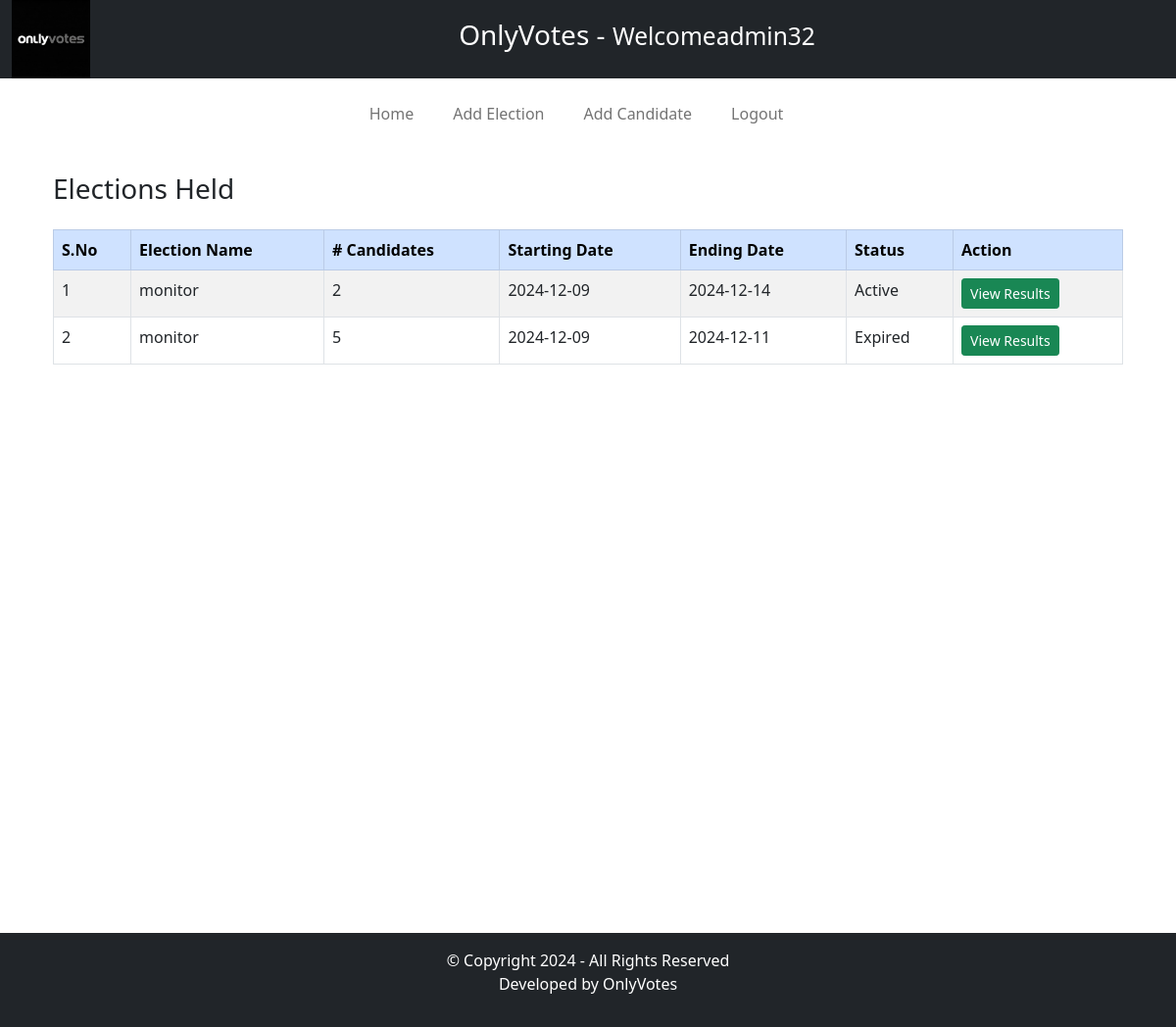
The app's page /admin/index.php?Homepage=1 (signed in) with its own data.
### tables this page shows
CREATE TABLE `elections` (
  `id` int(11) NOT NULL,
  `election_topic` varchar(255) DEFAULT NULL,
  `no_of_candidates` int(11) DEFAULT NULL,
  `starting_date` date DEFAULT NULL,
  `ending_date` date DEFAULT NULL,
  `status` varchar(45) DEFAULT NULL,
  `inserted_by` varchar(255) DEFAULT NULL,
  `inserted_on` date DEFAULT NULL
);

### admin/inc/homepage.php (the view)
<div class="container my-4">
    <div class="row">
        <div class="col-12">
            <h3 class="mb-4">Elections Held</h3>
            <table class="table table-bordered table-striped table-hover">
                <thead class="table-primary">
                    <tr>
                        <th scope="col">S.No</th>
                        <th scope="col">Election Name</th>
                        <th scope="col"># Candidates</th>
                        <th scope="col">Starting Date</th>
                        <th scope="col">Ending Date</th>
                        <th scope="col">Status</th>
                        <th scope="col">Action</th>
                    </tr>
                </thead>
                <tbody>
                    <?php
                        $fetchingData = mysqli_query($db, "SELECT * FROM elections") or die(mysqli_error($db));
                        $isAnyElectionAdded = mysqli_num_rows($fetchingData);
                        if ($isAnyElectionAdded > 0) {
                            $sno = 1;
                            while ($row = mysqli_fetch_assoc($fetchingData)) {
                                $election_id = $row['id'];
                    ?>
                        <tr>
                            <td><?php echo $sno++; ?></td>
                            <td><?php echo htmlspecialchars($row['election_topic']); ?></td>
                            <td><?php echo htmlspecialchars($row['no_of_candidates']); ?></td>
                            <td><?php echo htmlspecialchars($row['starting_date']); ?></td>
                            <td><?php echo htmlspecialchars($row['ending_date']); ?></td>
                            <td><?php echo htmlspecialchars($row['status']); ?></td>
                            <td>
                                <a href="index.php?viewResult=<?php echo $election_id; ?>" class="btn btn-sm btn-success">View Results</a>
                            </td>
                        </tr>
                    <?php
                            }
                        } else {
                    ?>
                        <tr>
                            <td colspan="7" class="text-center">No Elections have been added yet.</td>
                        </tr>
                    <?php
                        }
                    ?>
                </tbody>
            </table>
        </div>
    </div>
</div>

### admin/inc/header.php (shortened to what this page needs)
<!DOCTYPE html>
<html lang="en">
<head>
    <link rel ="stylesheet" href="../assets/css/bootstrap.min.css">
    <link rel = "stylesheet" href="../assets/css/style.css">
</head>
<body>
<div class="container-fluid ">
    <div class="row bg-dark text-center text-white">
        <div class="col-1">
            <img src="../assets/images/vote2.jpeg" width="80px"/>
        </div>
        <div class="col-11 my-auto">
            <h3> OnlyVotes - <small> Welcome<?php echo $_SESSION['username']; ?></small> </h3>
        </div>
    </div>

### admin/inc/navigation.php (shortened to what this page needs)
<div class="row">
  <div class="col-12">
    <nav class="navbar navbar-expand-lg navbar-light">
      <div class="container-fluid">
        <div class="collapse navbar-collapse justify-content-center" id="navbarSupportedContent">
          <ul class="navbar-nav mb-2 mb-lg-0">
            <li class="nav-item">
              <a class="nav-link" href="index.php?Homepage=1">Home</a>
            </li>
            <li class="nav-item">
              <a class="nav-link" href="index.php?addElectionPage=1">Add Election</a>
            </li>
            <li class="nav-item">
              <a class="nav-link" href="index.php?addCandidatesPage=1">Add Candidate</a>
            </li>
            <li class="nav-item">
              <a class="nav-link" href="logout.php">Logout</a>
            </li>
          </ul>
        </div>
      </div>
    </nav>
  </div>
</div>

### admin/index.php (shortened to what this page needs)
<?php
    require_once("inc/header.php");
    require_once("inc/navigation.php");
?>
<div class="container-fluid d-flex flex-column min-vh-100 p-0">
    <div class="row flex-grow-1 p-0">
        <div class="col-12">
            <?php
                if (isset($_GET['Homepage'])) {
                    require_once("inc/homepage.php");
                } elseif (isset($_GET['addElectionPage'])) {
                    require_once("inc/add_election.php");
                } elseif (isset($_GET['addCandidatesPage'])) {
                    require_once("inc/add_candidates.php");
                } elseif (isset($_GET['viewResult'])) {
                    require_once("inc/viewResult.php");
                }
            ?>
        </div>
    </div>
</div>
<footer>
    <div class="row bg-dark text-center text-white mt-auto p-3">
        <div class="col-12">
            <p>&copy; Copyright 2024 - All Rights Reserved <br>
            Developed by OnlyVotes
            </p>
        </div>
    </div>
</footer>
</body>

### assets/css/style.css (style rules this page uses)
.text-white { color: #fff; }
.text-white { color:bisque; }

### admin/inc/navigation.php (style rules this page uses)
.navbar { padding: 1rem; background-color: transparent; }
.navbar-nav { display: flex; justify-content: center; width: 100%; }
.nav-item { margin-right: 1.5rem; }
.nav-link { color: #000000; font-weight: 500; }

### records on screen
elections: election_topic "monitor", no_of_candidates "2", starting_date "2024-12-09", ending_date "2024-12-14", status "Active"
elections: election_topic "monitor", no_of_candidates "5", starting_date "2024-12-09", ending_date "2024-12-11", status "Expired"

### other values on screen
$_SESSION['username'] "admin32"
